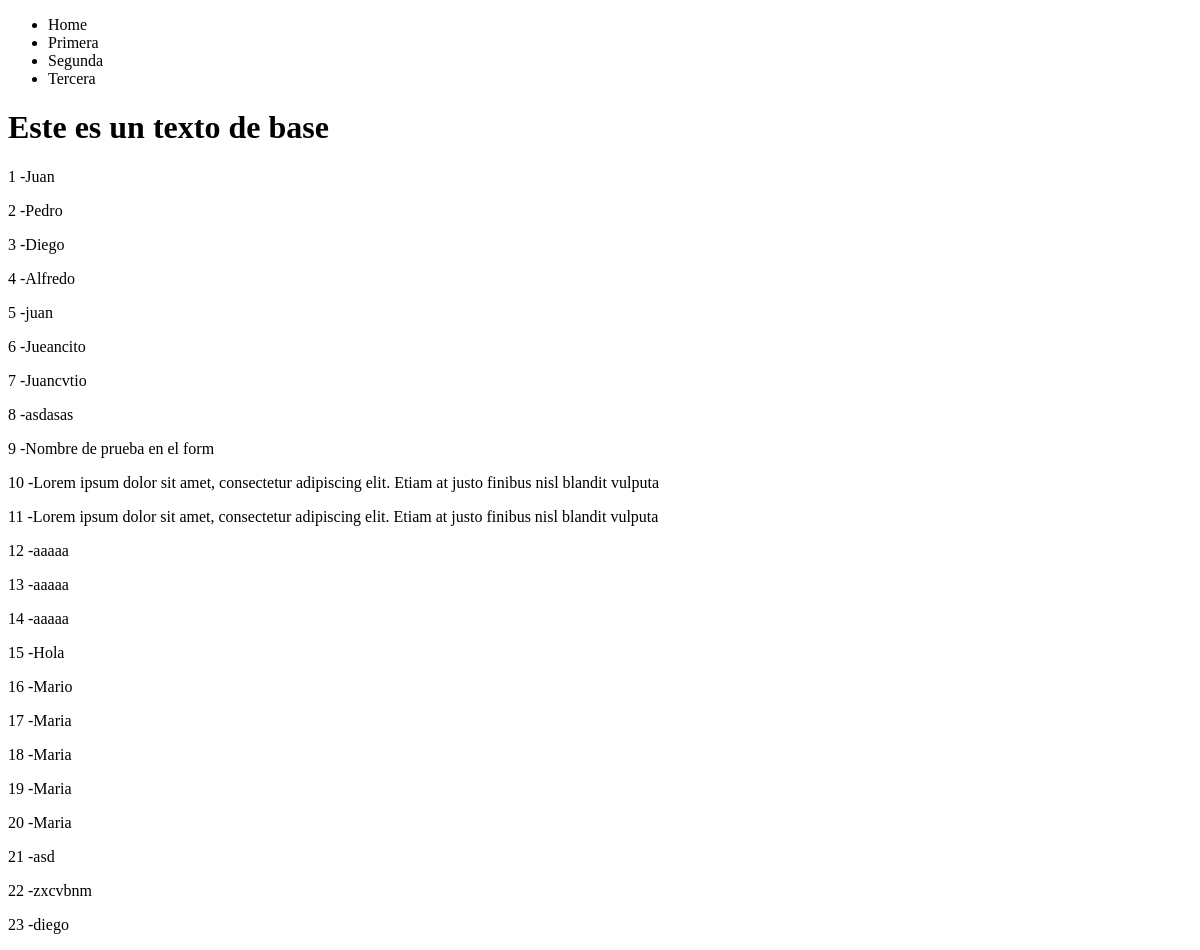
/personas/, run on an earlier commit of the app's database.
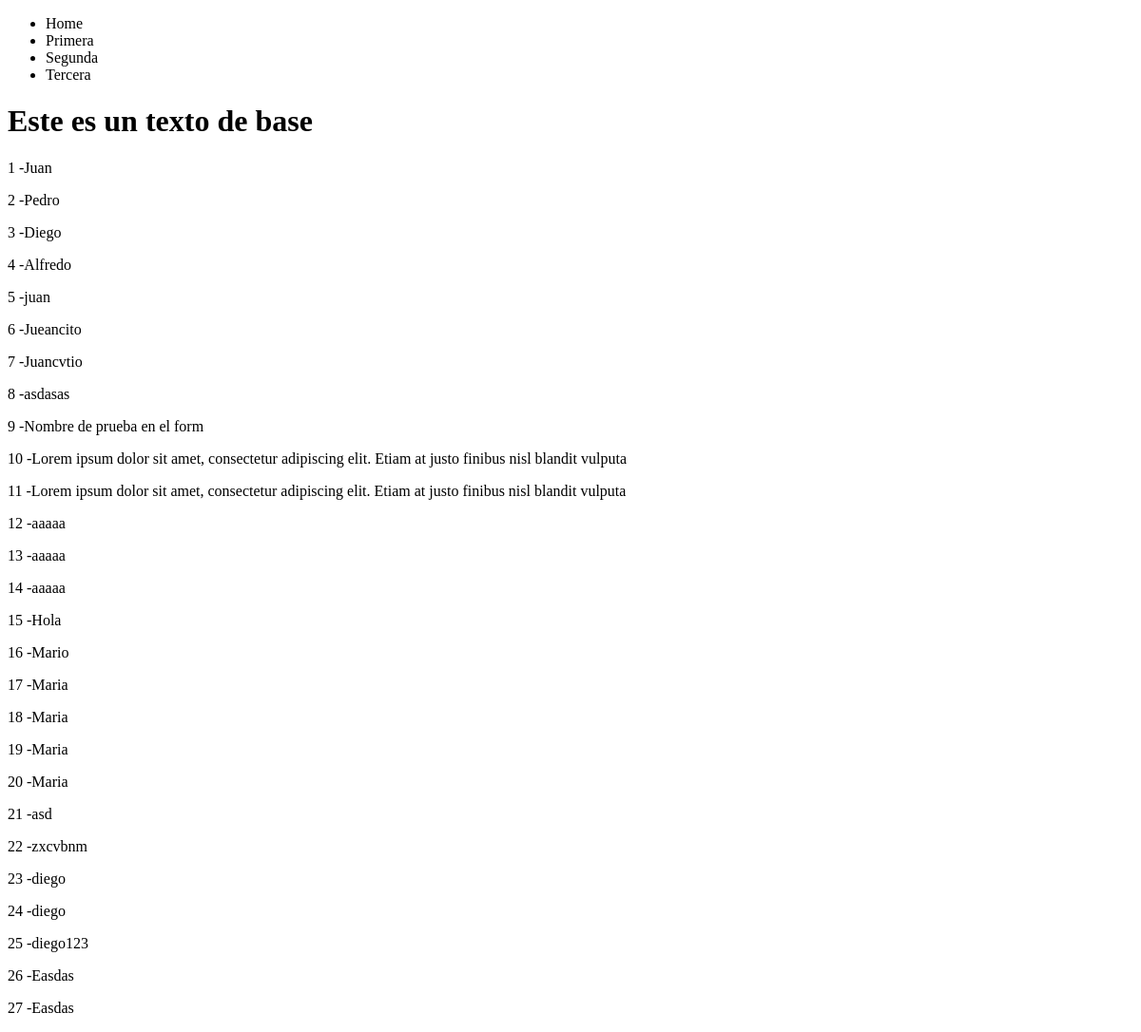
And on a later commit of the database.
### personas/models.py (models this page shows)
class Persona(models.Model):
	nombres=models.CharField(max_length=100)
	apellidos=models.CharField(max_length=100)
	edad=models.IntegerField()
	donador=models.BooleanField()

### personas/views.py (the view)
# urls.py: path('personas/',personasListView,name='Listando'),
def personasListView(request):
	queryset=Persona.objects.all()
	context={'objectList':queryset}
	return render(request,'personas/personasLista.html',context)

### personas/templates/personas/personasLista.html
{% extends 'base.html' %}
{% block content %}
{% for instance in objectList %}
 <p>{{ instance.id }} -{{ instance.nombres }}</p>
{% endfor %}
{% endblock %}

### templates/base.html (shortened to what this page needs)
<!DOCTYPE html>
<html>
	<head>
	</head>
	<body>
		{% include 'nav.html' %}
		<h1>Este es un texto de base</h1>
		<div id='content'>
			{% block content %}{% endblock %}
		</div>
	</body>
</html>

### templates/nav.html
<nav>
	<ul>
		<li>Home</li>
		<li>Primera</li>
		<li>Segunda</li>
		<li>Tercera</li>
	</ul>
</nav>

What changed in the data, as far as the page shows it:
added Persona: id "24", nombres "diego"
added Persona: id "25", nombres "diego123"
added Persona: id "26", nombres "Easdas"
added Persona: id "27", nombres "Easdas"
